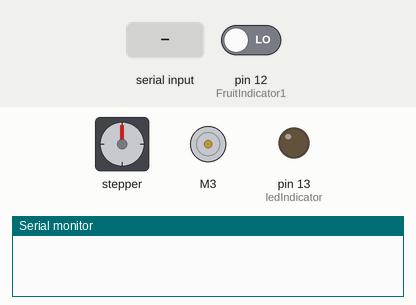
Simulated run of this sketch. Board: Arduino Uno, built with avr-gcc and run on an emulated ATmega328P. Parts: stepper motor, DC motor (green arrow = forward, orange = backward, longer = faster), output pins drawn as LEDs (lit = HIGH), the last lines printed to the serial monitor. The inputs (shaded band) are chosen by the test bench; at power-on: pin 12 (FruitIndicator1) LOW. Stepper angles assume 50 steps per turn.

Above: at 1.2 s.
1.3 s: "stepper" received over Serial
At 2.45 s:
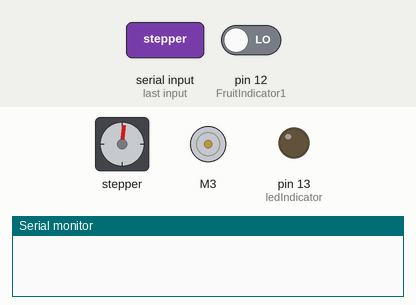
4.3 s: pin 12 (FruitIndicator1) driven HIGH
At 5.5 s:
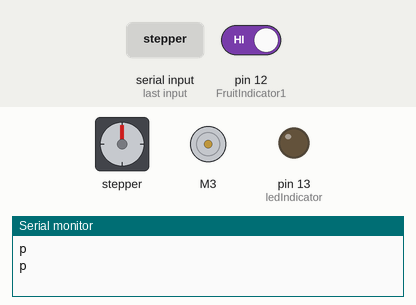
5.8 s: pin 12 (FruitIndicator1) driven LOW
At 6.77 s:
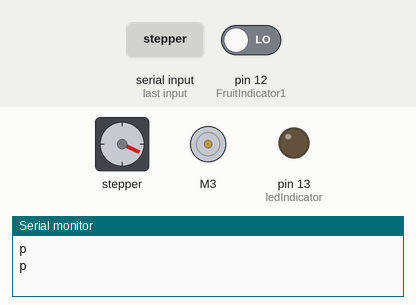
Timing chart, 0 to 17.8 s (numbered marks = the images above; inputs shaded):
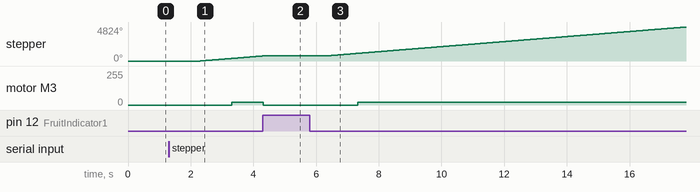

The sketch:

capstone_Control.ino
```cpp
#define ledIndicator 13
#define FruitIndicator1 12
#include <Stepper.h> // include the stepper motor library
const int stepsPerRevolution = 50; // define the least count

#include "CytronMotorDriver.h"


// Configure the motor driver.
CytronMD motor(PWM_DIR, 3, 4);  // PWM = Pin 3, DIR = Pin 4.

Stepper myStepper(stepsPerRevolution,8,9,10,11); //create an instance of the stepper motor class
int flag = 0;

void setup() {
  // put your setup code here, to run once:
  Serial.begin(9600); // specify the baudrate
  pinMode(ledIndicator,OUTPUT);
  pinMode(FruitIndicator1,INPUT);
  //initialize the stepperMotor at 60 RPM
  myStepper.setSpeed(60);
}
String inputVariable;

void loop() {
  // put your main code here, to run repeatedly:
  //while(!Serial.available()){
    //wait till you recieve the bytes
  //  }
   inputVariable = Serial.readString();
   if(inputVariable == "stepper" || flag==1){ ///////// DEBUG MODE OF MODE A
   while(digitalRead(FruitIndicator1)==LOW){
      myStepper.step(stepsPerRevolution);
       motor.setSpeed(20);
    }
     motor.setSpeed(0);
    flag=1;
   Serial.println("p");
    }
   else if(inputVariable == "s"){ ////// STOP ALL FUNCTIONS
   myStepper.step(0);
   Serial.println("p");
    }
}
```

Measured:
- after the input at 1.3 s, stepper: keeps turning clockwise at about 360°/s, starting after 1.0 s; motor M3: stopped → forward 20/255 after 2.0 s
- after the input at 4.3 s, stepper: goes on until 4.3 s, then stays 720°; motor M3: forward 20/255 → stopped at once
- after the input at 5.8 s, stepper: keeps turning clockwise at about 358°/s, starting after 0.52 s; motor M3: stopped → forward 20/255 after 1.5 s
